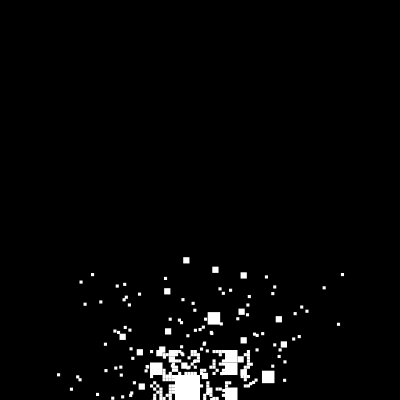
Frame 1 (no input)
Frame 60 (no input): identical to frame 1, image omitted
Frame 120 (the mouse pressed at the canvas centre since frame 60): identical to frame 1, image omitted

The p5.js sketch that drew this single still picture (run headless with seeded random() and noise() and a simulated clock; from frame 60 on, the mouse is pressed at the canvas centre):

// p5.js sketch
// ── sketch.js

let mainCell;

function setup() {
  randomSeed(99); //We will use the built-in system random function later.

  //P5 Prams Setup
  createCanvas(400, 400);

  //Let's setup our main cell
  let cellWidth = 100;
  let cellHeight = 100;
  let cellX = width/2 - cellWidth/2; //Position in the middle of the X-axis
  let cellY = height - cellHeight/2; //Position on the Y-axis such that the bottom of canvas intersects the middle of the image
  mainCell = new ExplodingCell(cellX,cellY,cellWidth,cellHeight);
  

  noStroke();
  fill(255);

  let glow_color = color(255); // glow white
  drawingContext.shadowColor = glow_color;
}

function draw() {
  background(0); //Clear every frame

  mainCell.draw();
}

let scrollSpeed = 5;
function mouseWheel(event){
  let scrollDiff = event.deltaY * scrollSpeed
  mainCell.scroll(0,scrollDiff);
  return false;
}

// Constants for use in ExplodingCell
const minCellWidth = 5;
const minCellHeight = 5;
const maxCellWidth = 15;
const maxCellHeight = 15;
const maxExplodedDistance = 100;

class ExplodingCell {

  constructor(x,y,width,height) {
    
    // Each cell is made up of a size, original position, and quadrants (an array of 4 subcells)
    this.size = {
      width: width,
      height: height,
    }

    this.ogPosition = { 
      x: x,
      y: y
    }
    
    this.quadrants = [];
    
    // Whether this cell becomes a parent cell with quadrants depends on 3 conditions.
    // The first two relate to the size of the cell.
    let isTooBig = this.size.width > maxCellWidth && this.size.height > maxCellHeight; //Bigger than max, always split
    let isNotTooSmall = this.size.width > minCellWidth && this.size.height > minCellHeight; //Smaller than min, never split

    if (isTooBig || isNotTooSmall) {
      // The third condition is randomness. Split 75% of cells that meet our first two criteria.
      if ( random(0,100) <= 75 ){
        let halfWidth = width/2;
        let halfHeight = height/2;

        let cellNW = new ExplodingCell(x,y,halfWidth,halfHeight);
        let cellNE = new ExplodingCell(x+halfWidth,y,halfWidth,halfHeight);
        let cellSW = new ExplodingCell(x,y+halfHeight,halfWidth,halfHeight);
        let cellSE = new ExplodingCell(x+halfWidth,y+halfHeight,halfWidth,halfHeight);

        this.quadrants = [cellNW, cellNE, cellSW, cellSE]
        // Cells that met all criteria now have four quadrants or subcells
      }
    } // Otherwise, the quadrants array will remain empty 

    // Each cell will also have an "exploded position" calculated by adding dX and dY to the original position.
    // For most cells this will be the same as the original position, meaning they won't ever appear exploded when drawn.
    let dX = 0; 
    let dY = 0;

    // For 25% of the cells, we move the cell away by a random distance away (no further than a set max)
    if ( random(0,100) <= 50 ){
      dX = random(0 - maxExplodedDistance,maxExplodedDistance);
      dY = random(0 - maxExplodedDistance,maxExplodedDistance);
    }

    this.exPosition = {
      x: x + dX,
      y: y + dY
    }
  }
  
  scroll(x,y) {
    this.x += x;
    this.y += y;
  }
  
  draw() {
    
    // Let's iterate over all cells and their quadrants to render them in their original position.
    // TODO: Render in exploded position.

    let hasQuadrants = this.quadrants.length > 0;
    if (hasQuadrants) {
      this.quadrants[0].draw(); //Draw NW Cell
      this.quadrants[1].draw(); //Draw NE Cell
      this.quadrants[2].draw(); //Draw SW Cell
      this.quadrants[3].draw(); //Draw SE Cell
    } else {
      rect(this.exPosition.x, this.exPosition.y, this.size.width, this.size.height);
    }

    //Below is the old rendering code, before using a quadrants algorithm
    //Keeping for reference until scrolling and glowing are re-implemented.

    /* 
    let maxDistanceToCenter = height/2 - this.height/2;
    let distanceToCenter = height/2 - (this.y + this.height/2);

    let movement = maxDistanceToCenter + distanceToCenter;
    
    if (distanceToCenter >= 0) {
      drawingContext.shadowBlur = distanceToCenter;
      
      rect(this.x,this.y,this.width,this.height);
      
    } else {
      drawingContext.shadowBlur = 0;
      
      for (let i = 0; i < this.cells.length; i++) {

        let ogX = this.cells[i][0];
        let ogY = this.cells[i][1];
        let dX = this.cells[i][2];
        let dY = this.cells[i][3];

        let exX = ogX + dX;
        let exY = ogY + dY;

        let maxDistance = dist(ogX,ogY,exX,exY);
        let currentDistance = max(0,maxDistance-movement);
        let percentage = maxDistance ? currentDistance/maxDistance : 0;

        let cellX = ogX + percentage * dX;
        let cellY = ogY + percentage * dY;

        rect(this.x + cellX, this.y + cellY,1,1);
      }
    }
    */
  }
}
